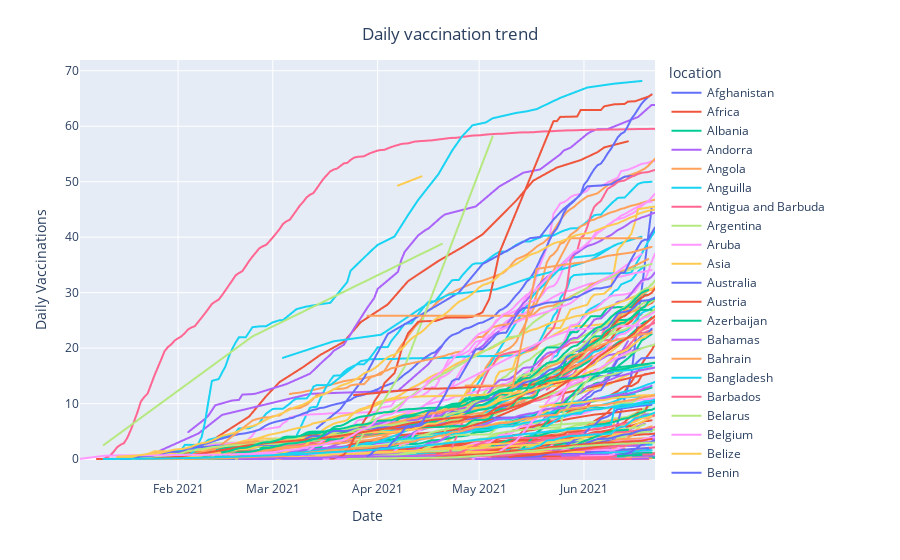

Notebook code for this chart:
### Code cell
Vaccinated=rVaccinated.copy()
fig = px.line(Vaccinated, x = 'date', y ='people_fully_vaccinated_per_hundred', color = 'location')
fig.update_layout(
    title={
            'text' : "Daily vaccination trend",
            'y':0.95,
            'x':0.5
        },
    xaxis_title="Date",
    yaxis_title="Daily Vaccinations"
)
fig.show()
